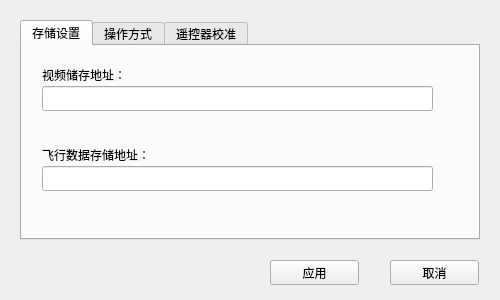
<?xml version="1.0" encoding="UTF-8"?>
<ui version="4.0">
 <class>SettingWidget</class>
 <widget class="QWidget" name="SettingWidget">
  <property name="geometry">
   <rect>
    <x>0</x>
    <y>0</y>
    <width>500</width>
    <height>300</height>
   </rect>
  </property>
  <property name="minimumSize">
   <size>
    <width>500</width>
    <height>300</height>
   </size>
  </property>
  <property name="maximumSize">
   <size>
    <width>500</width>
    <height>300</height>
   </size>
  </property>
  <property name="windowTitle">
   <string>参数设置</string>
  </property>
  <widget class="QTabWidget" name="tabWidget">
   <property name="geometry">
    <rect>
     <x>20</x>
     <y>20</y>
     <width>460</width>
     <height>220</height>
    </rect>
   </property>
   <property name="currentIndex">
    <number>0</number>
   </property>
   <widget class="QWidget" name="storeSetting">
    <attribute name="title">
     <string>存储设置</string>
    </attribute>
    <widget class="QLabel" name="videoLabel">
     <property name="geometry">
      <rect>
       <x>20</x>
       <y>20</y>
       <width>111</width>
       <height>17</height>
      </rect>
     </property>
     <property name="text">
      <string>视频储存地址：</string>
     </property>
    </widget>
    <widget class="QLineEdit" name="videoLocation">
     <property name="geometry">
      <rect>
       <x>20</x>
       <y>40</y>
       <width>391</width>
       <height>25</height>
      </rect>
     </property>
    </widget>
    <widget class="QLabel" name="flyLabel">
     <property name="geometry">
      <rect>
       <x>20</x>
       <y>100</y>
       <width>141</width>
       <height>17</height>
      </rect>
     </property>
     <property name="text">
      <string>飞行数据存储地址：</string>
     </property>
    </widget>
    <widget class="QLineEdit" name="flyDataLocation">
     <property name="geometry">
      <rect>
       <x>20</x>
       <y>120</y>
       <width>391</width>
       <height>25</height>
      </rect>
     </property>
    </widget>
   </widget>
   <widget class="QWidget" name="oprationSetting">
    <attribute name="title">
     <string>操作方式</string>
    </attribute>
    <widget class="QRadioButton" name="japMode">
     <property name="geometry">
      <rect>
       <x>90</x>
       <y>90</y>
       <width>112</width>
       <height>23</height>
      </rect>
     </property>
     <property name="text">
      <string>日本手</string>
     </property>
    </widget>
    <widget class="QRadioButton" name="USMode">
     <property name="geometry">
      <rect>
       <x>290</x>
       <y>90</y>
       <width>112</width>
       <height>23</height>
      </rect>
     </property>
     <property name="text">
      <string>美国手</string>
     </property>
    </widget>
   </widget>
   <widget class="QWidget" name="checkSetting">
    <attribute name="title">
     <string>遥控器校准</string>
    </attribute>
    <widget class="QLabel" name="label">
     <property name="geometry">
      <rect>
       <x>30</x>
       <y>20</y>
       <width>41</width>
       <height>17</height>
      </rect>
     </property>
     <property name="text">
      <string>row:</string>
     </property>
    </widget>
    <widget class="QLabel" name="label_2">
     <property name="geometry">
      <rect>
       <x>30</x>
       <y>60</y>
       <width>41</width>
       <height>17</height>
      </rect>
     </property>
     <property name="text">
      <string>yaw:</string>
     </property>
    </widget>
    <widget class="QLabel" name="label_3">
     <property name="geometry">
      <rect>
       <x>30</x>
       <y>100</y>
       <width>41</width>
       <height>17</height>
      </rect>
     </property>
     <property name="text">
      <string>pitch:</string>
     </property>
    </widget>
    <widget class="QLabel" name="label_4">
     <property name="geometry">
      <rect>
       <x>30</x>
       <y>140</y>
       <width>51</width>
       <height>17</height>
      </rect>
     </property>
     <property name="text">
      <string>power:</string>
     </property>
    </widget>
    <widget class="QSlider" name="rowValue">
     <property name="geometry">
      <rect>
       <x>100</x>
       <y>22</y>
       <width>321</width>
       <height>16</height>
      </rect>
     </property>
     <property name="orientation">
      <enum>Qt::Horizontal</enum>
     </property>
    </widget>
    <widget class="QSlider" name="yawValue">
     <property name="geometry">
      <rect>
       <x>100</x>
       <y>62</y>
       <width>321</width>
       <height>16</height>
      </rect>
     </property>
     <property name="orientation">
      <enum>Qt::Horizontal</enum>
     </property>
    </widget>
    <widget class="QSlider" name="pitchValue">
     <property name="geometry">
      <rect>
       <x>100</x>
       <y>102</y>
       <width>321</width>
       <height>16</height>
      </rect>
     </property>
     <property name="orientation">
      <enum>Qt::Horizontal</enum>
     </property>
    </widget>
    <widget class="QSlider" name="powerValue">
     <property name="geometry">
      <rect>
       <x>100</x>
       <y>142</y>
       <width>321</width>
       <height>16</height>
      </rect>
     </property>
     <property name="orientation">
      <enum>Qt::Horizontal</enum>
     </property>
    </widget>
   </widget>
  </widget>
  <widget class="QPushButton" name="applyBut">
   <property name="geometry">
    <rect>
     <x>270</x>
     <y>260</y>
     <width>89</width>
     <height>25</height>
    </rect>
   </property>
   <property name="text">
    <string>应用</string>
   </property>
  </widget>
  <widget class="QPushButton" name="cancelBut">
   <property name="geometry">
    <rect>
     <x>390</x>
     <y>260</y>
     <width>89</width>
     <height>25</height>
    </rect>
   </property>
   <property name="text">
    <string>取消</string>
   </property>
  </widget>
 </widget>
 <resources/>
 <connections/>
</ui>
